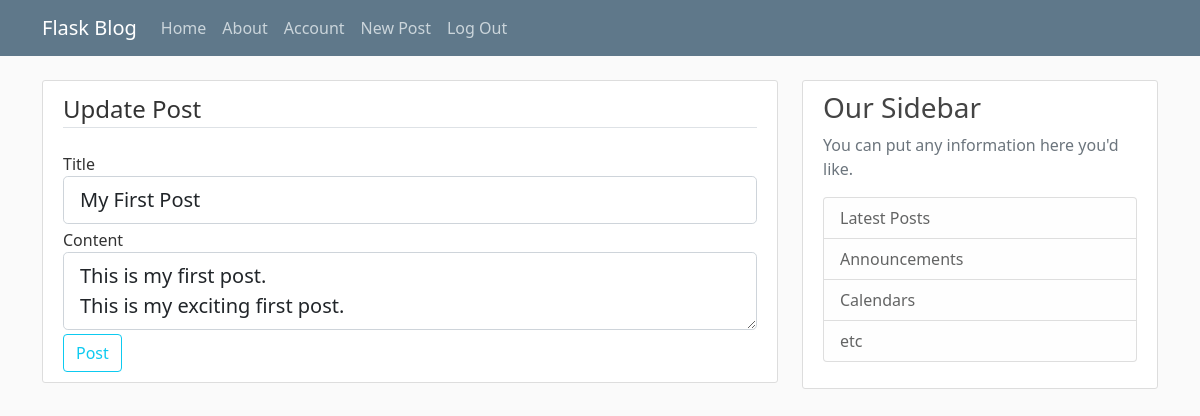
Page /posts/1/update (signed in) on the committed database.
### flaskBlog/models.py (models this page shows, shortened)
class Post(db.Model):
    id = db.Column(db.Integer, primary_key=True)
    title = db.Column(db.String(100), nullable=False)
    date_posted = db.Column(db.DateTime, nullable=False, default=datetime.utcnow)
    content = db.Column(db.Text, nullable=False)
    user_id = db.Column(db.Integer, db.ForeignKey('users.id'), nullable=False)

### flaskBlog/routes.py (the view)
@app.route("/posts/<int:post_id>/update", methods=['GET', 'POST'])
@login_required
def update_post(post_id):
    post = Post.query.get_or_404(post_id)
    if post.author != current_user:
        abort(403)
    form = PostForm()
    if form.validate_on_submit():
        post.title = form.title.data
        post.content = form.content.data
        db.session.commit()
        flash('Your post has been updated!', 'success')
        return redirect(url_for('post', post_id=post.id))
    elif request.method == 'GET':
        form.title.data = post.title
        form.content.data = post.content
    return render_template('create_post.html', title='Update Post', form=form, legend='Update Post')

### flaskBlog/forms.py
class PostForm(FlaskForm):
    title = StringField('Title', validators=[DataRequired()])
    content = TextAreaField('Content', validators=[DataRequired()])
    submit = SubmitField('Post')

### flaskBlog/models.py (called while the page is built)
@login_manager.user_loader
def load_user(user_id):
    return Users.query.get(int(user_id))

### flaskBlog/templates/create_post.html (shortened to what this page needs)
{% extends "layout.html" %}
{% block content %}
<div class="content-section">
  <form method="POST" action="">
    <fieldset class="form-group">
      <legend class="border-bottom mb-4">{{ legend }}</legend>
      <div class="form-group mb-1">
        {{ form.title.label(class="form-control-label") }}
        {% if form.title.errors %}
          {{ form.title(class="form-control form-control-lg is-invalid") }}
          <div class="invalid-feedback">
            {% for error in form.title.errors %}
              <span>{{ error }}</span>
            {% endfor %}
          </div>
        {% else %}
        {{ form.title(class="form-control form-control-lg") }}
        {% endif %}
      </div>
      <div class="form-group mb-1">
        {{ form.content.label(class="form-control-label") }}
        {% if form.content.errors %}
          {{ form.content(class="form-control form-control-lg is-invalid") }}
          <div class="invalid-feedback">
            {% for error in form.content.errors %}
              <span>{{ error }}</span>
            {% endfor %}
          </div>
        {% else %}
          {{ form.content(class="form-control form-control-lg") }}
        {% endif %}
      </div>
    </fieldset>
    <div class="form-group">
      {{ form.submit(class="btn btn-outline-info") }}
    </div>
  </form>
</div>
{% endblock content %}

### flaskBlog/static/main.css (style rules this page uses)
body { background: #fafafa; color: #333333; margin-top: 5rem; }
.content-section { background: #ffffff; padding: 10px 20px; border: 1px solid #dddddd; border-radius: 3px; margin-bottom: 20px; }

### rows in the picture
Post: title "My First Post", content "This is my first post. This is my exciting first post."

### other values in the picture
{{ legend }} "Update Post"
